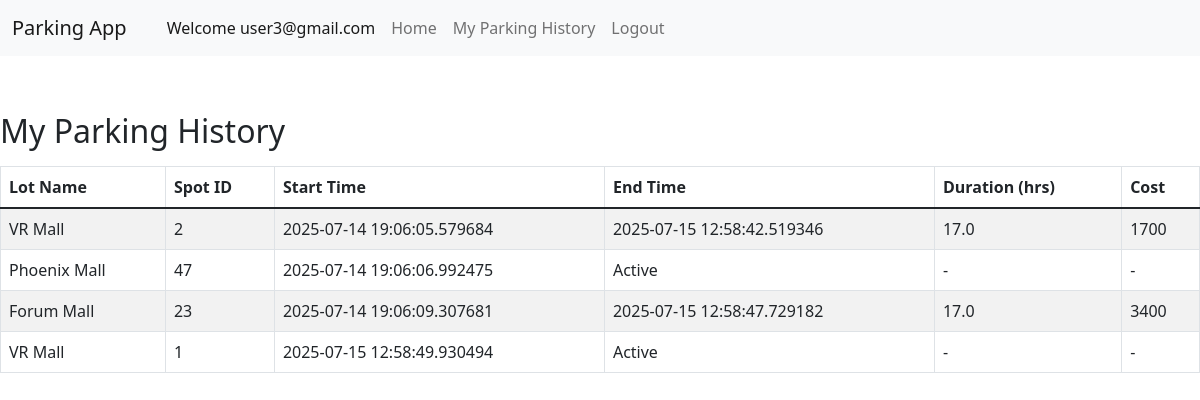
Page /my_summary (signed in) on the committed database.
### pyfiles/models.py (models this page shows)
class User(db.Model):
    __tablename__ = 'user'
    id = db.Column(db.Integer, primary_key=True)
    email = db.Column(db.String(120), nullable=False)
    password = db.Column(db.String(200), nullable=False)
    roles = db.relationship('Role', secondary='user_role', backref='users')

class ReserveParkingSpot(db.Model):
    __tablename__ = 'reserve_parking_spot'
    id = db.Column(db.Integer, primary_key=True)
    spot_id = db.Column(db.Integer, db.ForeignKey('parking_spot.id'), nullable=True)
    lot_id = db.Column(db.Integer,db.ForeignKey('parking_lot.id'), nullable=True)
    lot_name = db.Column(db.String(120),nullable=True)
    user_id = db.Column(db.Integer, db.ForeignKey('user.id'), nullable=False)
    parking_timestamp = db.Column(db.DateTime, nullable=False, default=datetime.now(timezone.utc))
    leaving_timestamp = db.Column(db.DateTime, nullable=True)
    parking_cost_per_hour = db.Column(db.Float, nullable=False)
    user = db.relationship('User', backref='reservations')
    spot = db.relationship('ParkingSpot', backref='reservations')

### pyfiles/routes.py (the view)
@app.route('/my_summary',methods=['GET'])
def my_summary():
    email = session.get('email',[])
    if not email:
        flash('Not Logged in','error')
        return redirect(url_for('login'))
    users = User.query.filter_by(email=session['email']).first()
    if not users:
        flash('Users not Found','error')
        return redirect(url_for('login'))
    user_reservation = users.reservations
    reservations =[]
    for res in user_reservation:
        start = res.parking_timestamp
        end = res.leaving_timestamp if res.leaving_timestamp is not None else None
        duration_in_secs = None
        duration = None
        cost = None
        if end:
            duration_in_secs = (end - start).total_seconds()
            duration = float(duration_in_secs//3600)
            cost = int(duration*res.parking_cost_per_hour)
        reservations.append({
        'lot_name' : res.lot_name,
        'spot_id' : res.spot_id,
        'start':start,
        'end':end,
        'duration':duration,
        'cost':cost
        })
    return render_template('user_summary.html',reservations=reservations)

### templates/user_summary.html
{% extends 'index.html' %} {% block title %} My Parking Summary {% endblock %}
{% block content %}
<h2 class="mt-4">My Parking History</h2>
<table class="table table-bordered table-striped mt-3">
  <thead>
    <tr>
      <th>Lot Name</th>
      <th>Spot ID</th>
      <th>Start Time</th>
      <th>End Time</th>
      <th>Duration (hrs)</th>
      <th>Cost</th>
    </tr>
  </thead>
  <tbody>
    {% for res in reservations %}
    <tr>
      <td>{{ res.lot_name }}</td>
      <td>{{ res.spot_id }}</td>
      <td>{{ res.start }}</td>
      <td>{{ res.end if res.end is not none else 'Active' }}</td>
      <td>{{ res.duration if res.duration is not none else '-' }}</td>
      <td>{{ res.cost if res.cost is not none else '-' }}</td>
    </tr>
    {% endfor %}
  </tbody>
</table>
{% endblock %}

### templates/navbar.html (shortened to what this page needs)
<nav class="navbar navbar-expand-lg navbar-light bg-light">
  <div class="container-fluid">
    <a class="navbar-brand" href="#">Parking App</a>
    <div class="collapse navbar-collapse" id="navbarSupportedContent">
      <ul class="navbar-nav me-auto mb-2 mb-lg-0">
        <a class ='nav-link active' aria-current="page" href=></a>
        {% if session.get('email') %}
          {% if 'admin' in session.get('roles') %}
          <li class="nav-item">
            <a class="nav-link active" aria-current="page" href="#"
              >Welcome {{ session['email'] }}</a
            >
            </li>
          <li class="nav-item">
            <a class="nav-link" href="{{url_for('home')}}">Home</a>
          </li>
          <li class="nav-item">
            <a class="nav-link" href="{{url_for('add_lot')}}">Add Lot</a>
          </li>
          <li class="nav-item">
            <a class="nav-link" href="{{url_for('admin_summary')}}">User Summary</a>
          </li>
            <li class="nav-item">
            <a class="nav-link" href="/logout">Logout</a>
          </li>
          {% else %}
          <li class="nav-item">
            <a class="nav-link active" aria-current="page" href="#"
              >Welcome {{ session['email'] }}</a
            >
            </li>
          <li class="nav-item">
            <a class="nav-link" href="{{url_for('home')}}">Home</a>
          </li>
           <li class="nav-item">
            <a class="nav-link" href="{{url_for('my_summary')}}">My Parking History</a>
          </li>
            <li class="nav-item">
            <a class="nav-link" href="/logout">Logout</a>
          </li>
          {% endif %}
        {% endif %}
      </ul>
    </div>
  </div>
</nav>

### rows in the picture
User: email "user3@gmail.com"
ReserveParkingSpot: lot_name "VR Mall", spot_id "2", start "2025-07-14 19:06:05.579684", leaving_timestamp "2025-07-15 12:58:42.519346", duration "17.0", cost "1700"
ReserveParkingSpot: lot_name "Phoenix Mall", spot_id "47", start "2025-07-14 19:06:06.992475", end "Active", duration "-", cost "-"
ReserveParkingSpot: lot_name "Forum Mall", spot_id "23", start "2025-07-14 19:06:09.307681", leaving_timestamp "2025-07-15 12:58:47.729182", duration "17.0", cost "3400"
ReserveParkingSpot: lot_name "VR Mall", spot_id "1", start "2025-07-15 12:58:49.930494", end "Active", duration "-", cost "-"
